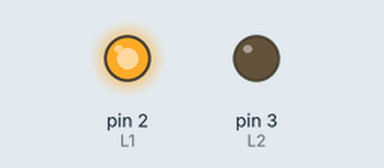
Recording of a sketch running on a simulated Arduino Uno, built with avr-gcc and run on an emulated ATmega328P. On the bench: output pins drawn as LEDs (lit = HIGH). Pins used as bus, display or sensor lines are not drawn.

Above: at 0.1 s.
Timing chart, 0 to 1.6 s (numbered marks = the images above):
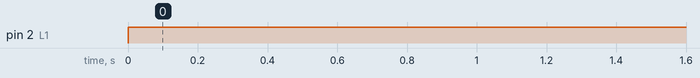

The sketch:

DC_Motor_controlling_with_Motor_Drive.ino
```cpp
int L1 = 2; // Left DC Motor , terminal 1
int L2 = 3; // Left DC motor , terminal 2
int R1 = 4; // Right DC motor , terminal 1
int R2 = 5; // Right DC motor , terminal 2

void setup()
{
  pinMode(L1, OUTPUT);
  pinMode(L2, OUTPUT);
  pinMode(R1, OUTPUT);
  pinMode(R2, OUTPUT);
}

void loop()
{
  //Forward Move
  digitalWrite(L1, HIGH);
  digitalWrite(L2, LOW);
  digitalWrite(R1, HIGH);
  digitalWrite(R2, LOW);

  delay(2000);


}
```

Measured:
- by itself, pin 2 (L1): LOW → HIGH at 0.00 s
